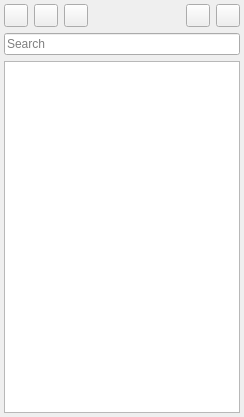
<?xml version="1.0" encoding="UTF-8"?>
<ui version="4.0">
 <class>ModbusDeviceListView</class>
 <widget class="QWidget" name="ModbusDeviceListView">
  <property name="geometry">
   <rect>
    <x>0</x>
    <y>0</y>
    <width>244</width>
    <height>417</height>
   </rect>
  </property>
  <property name="windowTitle">
   <string notr="true">Form</string>
  </property>
  <layout class="QVBoxLayout" name="verticalLayout">
   <property name="leftMargin">
    <number>4</number>
   </property>
   <property name="topMargin">
    <number>4</number>
   </property>
   <property name="rightMargin">
    <number>4</number>
   </property>
   <property name="bottomMargin">
    <number>4</number>
   </property>
   <item>
    <layout class="QHBoxLayout" name="horizontalLayout">
     <item>
      <widget class="QToolButton" name="toolButtonAdd">
       <property name="toolTip">
        <string>New device/group/register</string>
       </property>
       <property name="text">
        <string notr="true"/>
       </property>
      </widget>
     </item>
     <item>
      <widget class="QToolButton" name="toolButtonRemove">
       <property name="toolTip">
        <string>Delete device/group/register</string>
       </property>
       <property name="text">
        <string notr="true"/>
       </property>
      </widget>
     </item>
     <item>
      <widget class="QToolButton" name="toolButtonTree">
       <property name="toolTip">
        <string>Open all nodes</string>
       </property>
       <property name="text">
        <string notr="true"/>
       </property>
      </widget>
     </item>
     <item>
      <widget class="QLabel" name="label">
       <property name="text">
        <string notr="true"/>
       </property>
      </widget>
     </item>
     <item>
      <widget class="QToolButton" name="toolButtonClose">
       <property name="toolTip">
        <string>Close all devices</string>
       </property>
       <property name="text">
        <string notr="true"/>
       </property>
      </widget>
     </item>
     <item>
      <widget class="QToolButton" name="toolButtonOpen">
       <property name="toolTip">
        <string>Open all devices</string>
       </property>
       <property name="text">
        <string notr="true"/>
       </property>
      </widget>
     </item>
    </layout>
   </item>
   <item>
    <widget class="QLineEdit" name="lineEditSearch">
     <property name="sizePolicy">
      <sizepolicy hsizetype="Preferred" vsizetype="Fixed">
       <horstretch>0</horstretch>
       <verstretch>0</verstretch>
      </sizepolicy>
     </property>
     <property name="placeholderText">
      <string>Search</string>
     </property>
     <property name="clearButtonEnabled">
      <bool>true</bool>
     </property>
    </widget>
   </item>
   <item>
    <widget class="QTreeView" name="treeView">
     <property name="sizePolicy">
      <sizepolicy hsizetype="Preferred" vsizetype="Expanding">
       <horstretch>0</horstretch>
       <verstretch>0</verstretch>
      </sizepolicy>
     </property>
    </widget>
   </item>
  </layout>
 </widget>
 <resources/>
 <connections/>
</ui>
